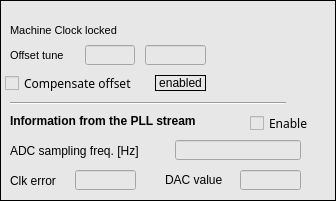
   <widget class="caFrame" name="caframe">
    <property name="geometry">
     <rect>
      <x>5</x>
      <y>15</y>
      <width>336</width>
      <height>201</height>
     </rect>
    </property>
    <property name="styleSheet">
     <string notr="true">background-color: rgb(231, 231, 231);</string>
    </property>
    <property name="frameShape">
     <enum>QFrame::Box</enum>
    </property>
    <property name="frameShadow">
     <enum>QFrame::Plain</enum>
    </property>
    <property name="lineWidth">
     <number>1</number>
    </property>
    <property name="midLineWidth">
     <number>1</number>
    </property>
    <property name="background">
     <color>
      <red>0</red>
      <green>0</green>
      <blue>0</blue>
     </color>
    </property>
    <property name="backgroundMode">
     <enum>caFrame::Filled</enum>
    </property>
    <widget class="QLabel" name="label_19">
     <property name="geometry">
      <rect>
       <x>10</x>
       <y>20</y>
       <width>126</width>
       <height>20</height>
      </rect>
     </property>
     <property name="font">
      <font>
       <pointsize>8</pointsize>
      </font>
     </property>
     <property name="text">
      <string>Machine Clock locked</string>
     </property>
    </widget>
    <widget class="QLabel" name="label_21">
     <property name="geometry">
      <rect>
       <x>10</x>
       <y>45</y>
       <width>81</width>
       <height>20</height>
      </rect>
     </property>
     <property name="font">
      <font>
       <pointsize>8</pointsize>
      </font>
     </property>
     <property name="text">
      <string>Offset tune</string>
     </property>
    </widget>
    <widget class="Line" name="line_9">
     <property name="geometry">
      <rect>
       <x>10</x>
       <y>95</y>
       <width>276</width>
       <height>16</height>
      </rect>
     </property>
     <property name="orientation">
      <enum>Qt::Horizontal</enum>
     </property>
    </widget>
    <widget class="caLed" name="caled">
     <property name="geometry">
      <rect>
       <x>140</x>
       <y>20</y>
       <width>16</width>
       <height>16</height>
      </rect>
     </property>
     <property name="rectangular">
      <bool>false</bool>
     </property>
     <property name="linearGradient">
      <bool>false</bool>
     </property>
     <property name="scaleContents">
      <bool>true</bool>
     </property>
     <property name="channel" stdset="0">
      <string notr="true">$(DEVICE):$(MODULE):pll:locked</string>
     </property>
     <property name="falseColor">
      <color>
       <red>255</red>
       <green>0</green>
       <blue>0</blue>
      </color>
     </property>
     <property name="trueColor">
      <color>
       <red>54</red>
       <green>183</green>
       <blue>42</blue>
      </color>
     </property>
     <property name="trueValue">
      <string>true</string>
     </property>
     <property name="falseValue">
      <string>false</string>
     </property>
    </widget>
    <widget class="caToggleButton" name="catogglebutton">
     <property name="geometry">
      <rect>
       <x>5</x>
       <y>75</y>
       <width>146</width>
       <height>16</height>
      </rect>
     </property>
     <property name="font">
      <font>
       <family>Sans Serif</family>
       <pointsize>9</pointsize>
      </font>
     </property>
     <property name="text">
      <string>Compensate offset</string>
     </property>
     <property name="channel" stdset="0">
      <string notr="true">$(DEVICE):$(MODULE):pll:compensate_offset_sp</string>
     </property>
    </widget>
    <widget class="QLabel" name="label_23">
     <property name="geometry">
      <rect>
       <x>10</x>
       <y>140</y>
       <width>161</width>
       <height>21</height>
      </rect>
     </property>
     <property name="font">
      <font>
       <pointsize>9</pointsize>
      </font>
     </property>
     <property name="text">
      <string>ADC sampling freq. [Hz]</string>
     </property>
    </widget>
    <widget class="QLabel" name="label_24">
     <property name="geometry">
      <rect>
       <x>10</x>
       <y>170</y>
       <width>61</width>
       <height>21</height>
      </rect>
     </property>
     <property name="font">
      <font>
       <pointsize>9</pointsize>
      </font>
     </property>
     <property name="text">
      <string>Clk error</string>
     </property>
    </widget>
    <widget class="QLabel" name="label_25">
     <property name="geometry">
      <rect>
       <x>165</x>
       <y>170</y>
       <width>71</width>
       <height>20</height>
      </rect>
     </property>
     <property name="font">
      <font>
       <pointsize>9</pointsize>
      </font>
     </property>
     <property name="text">
      <string>DAC value</string>
     </property>
     <property name="alignment">
      <set>Qt::AlignLeading|Qt::AlignLeft|Qt::AlignVCenter</set>
     </property>
    </widget>
    <widget class="caLineEdit" name="calineedit_15">
     <property name="geometry">
      <rect>
       <x>145</x>
       <y>45</y>
       <width>61</width>
       <height>20</height>
      </rect>
     </property>
     <property name="font">
      <font>
       <family>Sans Serif</family>
       <pointsize>10</pointsize>
      </font>
     </property>
     <property name="alignment">
      <set>Qt::AlignCenter</set>
     </property>
     <property name="readOnly">
      <bool>true</bool>
     </property>
     <property name="channel" stdset="0">
      <string notr="true">$(DEVICE):$(MODULE):pll:vcxo_offset_mon</string>
     </property>
     <property name="foreground">
      <color>
       <red>0</red>
       <green>0</green>
       <blue>0</blue>
      </color>
     </property>
     <property name="background">
      <color>
       <red>255</red>
       <green>255</green>
       <blue>255</blue>
      </color>
     </property>
     <property name="colorMode">
      <enum>caLineEdit::Static</enum>
     </property>
     <property name="frameLineWidth" stdset="0">
      <number>1</number>
     </property>
     <property name="fontScaleMode">
      <enum>caLineEdit::WidthAndHeight</enum>
     </property>
     <property name="unitsEnabled">
      <bool>true</bool>
     </property>
    </widget>
    <widget class="caTextEntry" name="bpmid">
     <property name="geometry">
      <rect>
       <x>85</x>
       <y>45</y>
       <width>50</width>
       <height>20</height>
      </rect>
     </property>
     <property name="font">
      <font>
       <family>FreeSans</family>
       <pointsize>8</pointsize>
      </font>
     </property>
     <property name="styleSheet">
      <string notr="true">caTextEntry,caLineEdit {background-color: rgba(255, 255, 127, 255); color: rgba(170, 0, 0, 255); border-radius: 1px;} caLineEdit {border: 0px; border-style:outset; padding: 0px 0px 0px 2px; border-color: rgba(0, 0, 0, 255) rgba(0, 0, 0, 255)  rgba(0, 0, 0, 255) rgba(0, 0, 0, 255);} caTextEntry { border: 2px; padding: 0px;} caTextEntry {border-style:inset; border-color: rgba(127, 127, 63, 255) rgba(255, 255, 255, 255)  rgba(255, 255, 255, 255) rgba(127, 127, 63, 255);} caTextEntry:focus {padding: 0px; border: 2px groove rgba(255, 0, 0, 255); border-radius: 1px;} </string>
     </property>
     <property name="cursorPosition">
      <number>0</number>
     </property>
     <property name="alignment">
      <set>Qt::AlignRight|Qt::AlignTrailing|Qt::AlignVCenter</set>
     </property>
     <property name="channel" stdset="0">
      <string notr="true">$(DEVICE):$(MODULE):pll:vcxo_offset_sp</string>
     </property>
     <property name="foreground">
      <color>
       <red>170</red>
       <green>0</green>
       <blue>0</blue>
      </color>
     </property>
     <property name="background">
      <color>
       <red>255</red>
       <green>255</green>
       <blue>127</blue>
      </color>
     </property>
     <property name="colorMode">
      <enum>caLineEdit::Static</enum>
     </property>
     <property name="fontScaleMode">
      <enum>caLineEdit::WidthAndHeight</enum>
     </property>
    </widget>
    <widget class="caLineEdit" name="calineedit_17">
     <property name="geometry">
      <rect>
       <x>75</x>
       <y>170</y>
       <width>61</width>
       <height>20</height>
      </rect>
     </property>
     <property name="font">
      <font>
       <family>Sans Serif</family>
       <pointsize>10</pointsize>
      </font>
     </property>
     <property name="alignment">
      <set>Qt::AlignCenter</set>
     </property>
     <property name="readOnly">
      <bool>true</bool>
     </property>
     <property name="channel" stdset="0">
      <string notr="true">$(DEVICE):$(MODULE):pll.Err</string>
     </property>
     <property name="foreground">
      <color>
       <red>0</red>
       <green>0</green>
       <blue>0</blue>
      </color>
     </property>
     <property name="background">
      <color>
       <red>255</red>
       <green>255</green>
       <blue>255</blue>
      </color>
     </property>
     <property name="colorMode">
      <enum>caLineEdit::Static</enum>
     </property>
     <property name="frameLineWidth" stdset="0">
      <number>1</number>
     </property>
     <property name="fontScaleMode">
      <enum>caLineEdit::WidthAndHeight</enum>
     </property>
     <property name="unitsEnabled">
      <bool>true</bool>
     </property>
    </widget>
    <widget class="caLineEdit" name="calineedit_18">
     <property name="geometry">
      <rect>
       <x>240</x>
       <y>170</y>
       <width>61</width>
       <height>20</height>
      </rect>
     </property>
     <property name="font">
      <font>
       <family>Sans Serif</family>
       <pointsize>10</pointsize>
      </font>
     </property>
     <property name="alignment">
      <set>Qt::AlignCenter</set>
     </property>
     <property name="readOnly">
      <bool>true</bool>
     </property>
     <property name="channel" stdset="0">
      <string notr="true">$(DEVICE):$(MODULE):pll.Dac</string>
     </property>
     <property name="foreground">
      <color>
       <red>0</red>
       <green>0</green>
       <blue>0</blue>
      </color>
     </property>
     <property name="background">
      <color>
       <red>255</red>
       <green>255</green>
       <blue>255</blue>
      </color>
     </property>
     <property name="colorMode">
      <enum>caLineEdit::Static</enum>
     </property>
     <property name="frameLineWidth" stdset="0">
      <number>1</number>
     </property>
     <property name="fontScaleMode">
      <enum>caLineEdit::WidthAndHeight</enum>
     </property>
     <property name="unitsEnabled">
      <bool>true</bool>
     </property>
    </widget>
    <widget class="caLineEdit" name="calineedit_19">
     <property name="geometry">
      <rect>
       <x>175</x>
       <y>140</y>
       <width>126</width>
       <height>20</height>
      </rect>
     </property>
     <property name="font">
      <font>
       <family>Sans Serif</family>
       <pointsize>10</pointsize>
      </font>
     </property>
     <property name="alignment">
      <set>Qt::AlignCenter</set>
     </property>
     <property name="readOnly">
      <bool>true</bool>
     </property>
     <property name="channel" stdset="0">
      <string notr="true">$(DEVICE):$(MODULE):pll.Freq</string>
     </property>
     <property name="foreground">
      <color>
       <red>0</red>
       <green>0</green>
       <blue>0</blue>
      </color>
     </property>
     <property name="background">
      <color>
       <red>255</red>
       <green>255</green>
       <blue>255</blue>
      </color>
     </property>
     <property name="colorMode">
      <enum>caLineEdit::Static</enum>
     </property>
     <property name="frameLineWidth" stdset="0">
      <number>1</number>
     </property>
     <property name="fontScaleMode">
      <enum>caLineEdit::WidthAndHeight</enum>
     </property>
     <property name="unitsEnabled">
      <bool>true</bool>
     </property>
    </widget>
    <widget class="caLabel" name="calabel_8">
     <property name="geometry">
      <rect>
       <x>155</x>
       <y>75</y>
       <width>51</width>
       <height>16</height>
      </rect>
     </property>
     <property name="frameShape">
      <enum>QFrame::Box</enum>
     </property>
     <property name="text">
      <string>disabled</string>
     </property>
     <property name="alignment">
      <set>Qt::AlignCenter</set>
     </property>
     <property name="background">
      <color>
       <red>254</red>
       <green>217</green>
       <blue>188</blue>
      </color>
     </property>
     <property name="visibility">
      <enum>caLabel::IfZero</enum>
     </property>
     <property name="channel" stdset="0">
      <string notr="true">$(DEVICE):$(MODULE):pll:compensate_offset_mon</string>
     </property>
    </widget>
    <widget class="caLabel" name="calabel_7">
     <property name="geometry">
      <rect>
       <x>155</x>
       <y>75</y>
       <width>51</width>
       <height>16</height>
      </rect>
     </property>
     <property name="frameShape">
      <enum>QFrame::Box</enum>
     </property>
     <property name="text">
      <string>enabled</string>
     </property>
     <property name="alignment">
      <set>Qt::AlignCenter</set>
     </property>
     <property name="background">
      <color>
       <red>170</red>
       <green>255</green>
       <blue>127</blue>
      </color>
     </property>
     <property name="visibility">
      <enum>caLabel::IfNotZero</enum>
     </property>
     <property name="channel" stdset="0">
      <string notr="true">$(DEVICE):$(MODULE):pll:compensate_offset_mon</string>
     </property>
    </widget>
    <widget class="QLabel" name="label_26">
     <property name="geometry">
      <rect>
       <x>10</x>
       <y>110</y>
       <width>276</width>
       <height>21</height>
      </rect>
     </property>
     <property name="font">
      <font>
       <pointsize>9</pointsize>
       <weight>75</weight>
       <bold>true</bold>
      </font>
     </property>
     <property name="text">
      <string>Information from the PLL stream</string>
     </property>
    </widget>
    <widget class="caToggleButton" name="catogglebutton_2">
     <property name="geometry">
      <rect>
       <x>250</x>
       <y>115</y>
       <width>81</width>
       <height>16</height>
      </rect>
     </property>
     <property name="font">
      <font>
       <family>Sans Serif</family>
       <pointsize>9</pointsize>
      </font>
     </property>
     <property name="text">
      <string>Enable</string>
     </property>
     <property name="channel" stdset="0">
      <string notr="true">$(DEVICE):$(MODULE):pll.SCAN</string>
     </property>
     <property name="trueValue">
      <string>2</string>
     </property>
    </widget>
   </widget>
